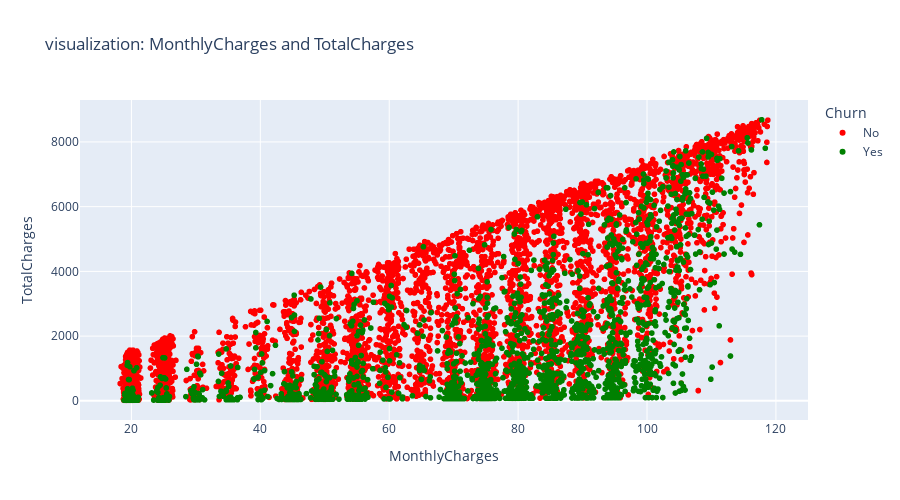

Here is the notebook cell this chart was saved with:
### Markdown cell above
# see what we have

### Code cell
feature_1 = "MonthlyCharges"
feature_2 = "TotalCharges"
plot_2d_feauture(df, feature_1,feature_2 )

### Figure 1 — Plotly figure (JSON) as saved in the notebook; plotly's stock layout.template omitted (floating-point values rounded to 4 significant figures; data arrays with more than 128 entries replaced by an {"elided": "..."} marker saying what was removed)
{"data": [{"hovertemplate": "<b>%{hovertext}</b><br><br>Churn=No<br>MonthlyCharges=%{x}<br>TotalCharges=%{y}<extra></extra>", "hovertext": {"elided": "5174 str values"}, "legendgroup": "No", "marker": {"color": "red", "symbol": "circle"}, "mode": "markers", "name": "No", "showlegend": true, "type": "scattergl", "x": {"elided": "5174 float values"}, "xaxis": "x", "y": {"elided": "5174 float values"}, "yaxis": "y"}, {"hovertemplate": "<b>%{hovertext}</b><br><br>Churn=Yes<br>MonthlyCharges=%{x}<br>TotalCharges=%{y}<extra></extra>", "hovertext": {"elided": "1869 str values"}, "legendgroup": "Yes", "marker": {"color": "green", "symbol": "circle"}, "mode": "markers", "name": "Yes", "showlegend": true, "type": "scattergl", "x": {"elided": "1869 float values"}, "xaxis": "x", "y": {"elided": "1869 float values"}, "yaxis": "y"}], "layout": {"height": 500, "legend": {"title": {"text": "Churn"}, "tracegroupgap": 0}, "title": {"text": "visualization: MonthlyCharges and TotalCharges "}, "xaxis": {"anchor": "y", "domain": [0, 1], "title": {"text": "MonthlyCharges"}}, "yaxis": {"anchor": "x", "domain": [0, 1], "title": {"text": "TotalCharges"}}}}
